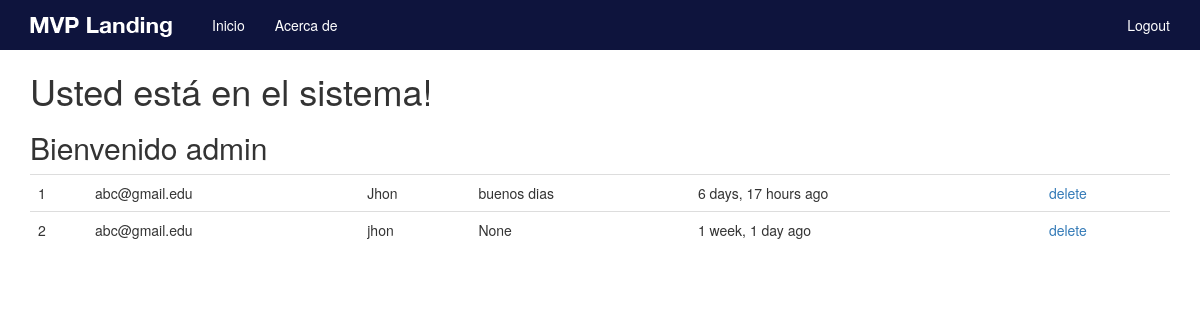
The page / (signed in) on the database as committed earlier.
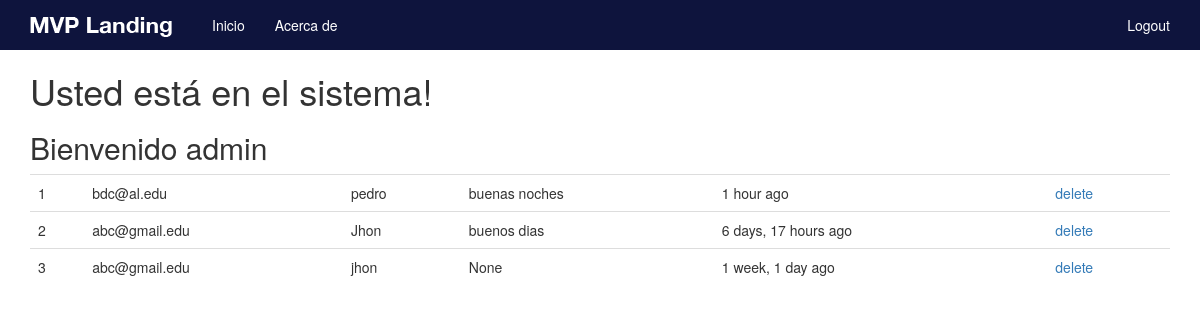
The same page on the database as committed later.
### newsletter/models.py (models this page shows, shortened)
class SignUp(models.Model):
	email = models.EmailField()
	full_name = models.CharField(max_length=120, blank=True, null=True)
	mensaje = models.CharField(max_length=255, blank=True, null=True)
	timestamp = models.DateTimeField(auto_now_add=True, auto_now=False)
	updated = models.DateTimeField(auto_now_add=False, auto_now=True)

### newsletter/views.py (the view, shortened to what this page needs)
# urls.py: url(r'^$', 'newsletter.views.home', name='home'),
def home(request):
	title = 'Contactenos'
	form = SignUpForm(request.POST or None)
	context = {
		"title": title,
		"form": form
	}
	if request.user.is_authenticated() and request.user.is_staff:
		queryset = SignUp.objects.all().order_by('-timestamp') #.filter(full_name__iexact="Justin")
		context = {
			"queryset": queryset
		}
	return render(request, "home.html", context)

### templates/home.html (shortened to what this page needs)
{% extends "base.html" %}
{% load crispy_forms_tags %}
{% load staticfiles %}
{% block content %}
 {% if request.user.is_authenticated %}
<h1>Usted está en el sistema! </h1>
	{% if queryset %}
	<h2>Bienvenido {{ user }}</h2>
	<table class='table'>
	{% for instance in queryset %}
		<tr><td>{{ forloop.counter }}</td><td>{{ instance.email }}</td><td>{{ instance.full_name }}</td><td>{{ instance.mensaje }}</td><td>{{ instance.timestamp|timesince }} ago</td><td><a href="{% url "book_delete" instance.id %}">delete</a></td></tr>
	{% endfor %}
	</table>
	{% endif %}
{% endif %}
{% endblock %}

### templates/base.html (shortened to what this page needs)
{% load staticfiles %}
<!DOCTYPE html>
<html lang="en">
  <head>
    {% include 'head_css.html' %}
  </head>
  <body>
  {% include 'navbar.html' %}
    <div class="container">
            {% block content %}
            {% endblock %}
    </div>
  </body>
</html>

### templates/head_css.html
{% load staticfiles %}
    <link rel="stylesheet" href="//maxcdn.bootstrapcdn.com/font-awesome/4.3.0/css/font-awesome.min.css">
    <link href="{% static 'css/bootstrap.min.css' %}" rel="stylesheet">
    <link href="{% static 'css/navbar-static-top.css' %}" rel="stylesheet">
     <link href="{% static 'css/custom.css' %}" rel="stylesheet">

### templates/navbar.html (shortened to what this page needs)
   {% load staticfiles %}
    <nav class="navbar navbar-default navbar-static-top">
      <div class="container">
        <div class="navbar-header">
          <a class="navbar-brand" href="{% url 'home' %}"><img src="{% static 'img/mvp_landing_logo.png' %}" /></a>
        </div>
        <div id="navbar" class="navbar-collapse collapse">
          <ul class="nav navbar-nav">
            {% if request.user.is_authenticated %}
              {% if queryset %}
              <li><a href="{% url 'home' %}">Inicio</a></li>
              <li><a href="{% url 'about' %}">Acerca de</a></li>
              {% else %}
              <li><a href="{% url 'home' %}">Contactenos</a></li>
              <li><a href="{% url 'about' %}">Acerca de</a></li>
              {% endif %}
            {% else %}
            <li><a href="{% url 'home' %}">Inicio</a></li>
            <li><a href="{% url 'about' %}">Acerca de</a></li>
            <li><a href="{% url 'auth_login' %}">Login</a></li>
            {% endif %}
          </ul>
          <ul class="nav navbar-nav navbar-right">
          {% if request.user.is_authenticated %}
            <li><a href="{% url 'auth_logout' %}">Logout</a></li>
            {% else %}
            <li><a href="{% url 'registration_register' %}">Registrar</a></li>
            {% endif %}
          </ul>
        </div>
      </div>
    </nav>

### templates/javascript.html (shortened to what this page needs)
{% load staticfiles %}

### static_in_pro/our_static/css/navbar-static-top.css (style rules this page uses)
body { min-height: 1000px; }
.navbar-static-top { margin-bottom: 19px; background-color: rgb(14, 20, 61);; border-color: #FFF; }
.navbar-default .navbar-brand { color: #FFF; }

Rows that differ between the two databases and show on the page:
added SignUp: email "bdc@al.edu", full_name "pedro", mensaje "buenas noches", timestamp "1 hour"
